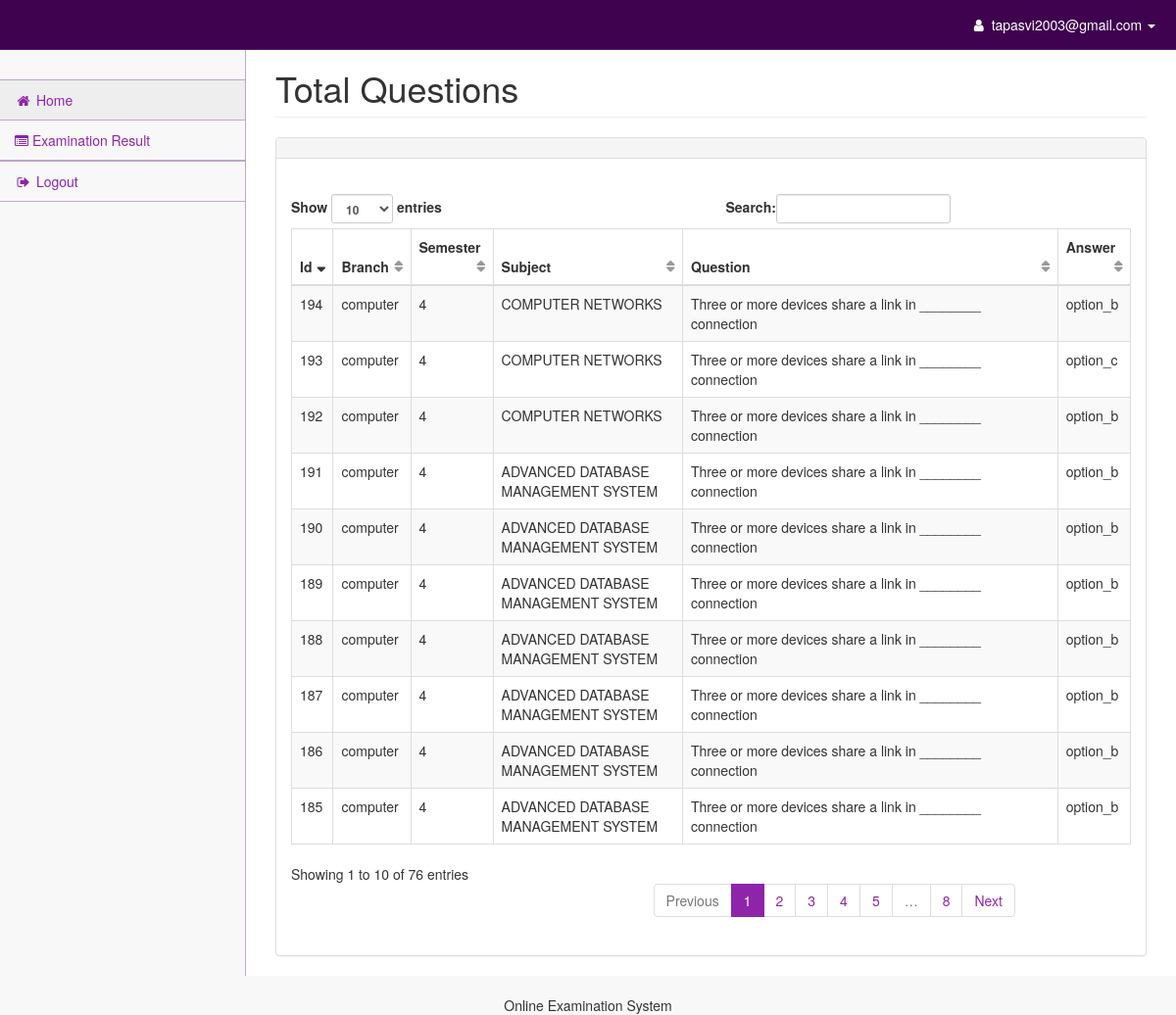
/admin/viewquestion.php (signed in), run on the app's committed database.
### tables this page shows
CREATE TABLE `question` (
  `id` int(11) NOT NULL,
  `branch` text NOT NULL,
  `sem` text NOT NULL,
  `subject` text NOT NULL,
  `question` text NOT NULL,
  `option_a` text NOT NULL,
  `option_b` text NOT NULL,
  `option_c` text NOT NULL,
  `option_d` text NOT NULL,
  `answer` text NOT NULL,
  `delete_status` int(11) NOT NULL
);

### admin/viewquestion.php (the view, shortened to what this page needs)
<?php
include("connect.php");
include("header.php");
$sql= "SELECT * from  question where delete_status='0'";
$result=$conn->query($sql);
?>
<!DOCTYPE html>
<html lang="en">
    <head>
    </head>
<div id="page-wrapper">
                <div class="container-fluid">
                    <div class="row">
                        <div class="col-lg-12">
                            <h1 class="page-header">Total Questions</h1>
                        </div>
                    </div>
                    <div class="row">
                        <div class="col-lg-12">
                            <div class="panel panel-default">
                                <div class="panel-heading">
                                </div>
                                <div class="panel-body">
                                    <br>
                                    <div class="table-responsive">
<table class="table table-striped table-bordered table-hover" id="dataTables-example">
    <div class="col-sm-6">
        <div id="dataTables-example_filter" class="dataTables_filter">
            <thead>
                <tr>
                    <th>Id</th>
                    <th>Branch</th>
                    <th>Semester</th>
                    <th>Subject</th>
                    <th>Question</th>
                    <th>Answer</th>
                </tr>
            </thead>
            <tbody>
<?php
foreach ($result as $row) {
	?>
	<tr>
		<td><?php echo $row['id']; ?></td>
		<td><?php echo $row['branch']; ?></td>
		<td><?php echo $row['sem']; ?></td>
		<td><?php echo $row['subject']; ?></td>
		<td><?php echo $row['question']; ?></td>
		<td><?php echo $row['answer']; ?></td>
        	</tr>
<?php
}
?>
                                        </tbody>
        </div>
    </div>
</table>
                                    </div>
                                </div>
                            </div>
                        </div>
                    </div>
                            </div>
                        </div>
                    </div>
</html>
<?php
include("footer.php");
?>

### css/startmin.css (style rules this page uses)
body { background-color: #f8f8f8; }
#page-wrapper { padding-top: 30px; min-height: 568px; background-color: #fff; }
@media (min-width:768px) { #page-wrapper { position: inherit; margin-left: 250px; padding: 30px 15px 0 15px; border-left: 1px solid #c0a6c7; } }
table.dataTable thead .sorting, table.dataTable thead .sorting_asc, table.dataTable thead .sorting_desc, table.dataTable thead .sorting_asc_disabled, table.dataTable thead .sorting_desc_disabled { background: 0 0; }
table.dataTable thead .sorting_desc:after { content: "\f0dd"; float: right; font-family: fontawesome; }
table.dataTable thead .sorting:after { content: "\f0dc"; float: right; font-family: fontawesome; color: rgba(50,50,50,.5); }

### data on the page
question: id "185", branch "computer", sem "4", subject "ADVANCED DATABASE MANAGEMENT SYSTEM", question "Three or more devices share a link in ________ connection", answer "option_b"
question: id "186", branch "computer", sem "4", subject "ADVANCED DATABASE MANAGEMENT SYSTEM", question "Three or more devices share a link in ________ connection", answer "option_b"
question: id "187", branch "computer", sem "4", subject "ADVANCED DATABASE MANAGEMENT SYSTEM", question "Three or more devices share a link in ________ connection", answer "option_b"
question: id "188", branch "computer", sem "4", subject "ADVANCED DATABASE MANAGEMENT SYSTEM", question "Three or more devices share a link in ________ connection", answer "option_b"
question: id "189", branch "computer", sem "4", subject "ADVANCED DATABASE MANAGEMENT SYSTEM", question "Three or more devices share a link in ________ connection", answer "option_b"
question: id "190", branch "computer", sem "4", subject "ADVANCED DATABASE MANAGEMENT SYSTEM", question "Three or more devices share a link in ________ connection", answer "option_b"
question: id "191", branch "computer", sem "4", subject "ADVANCED DATABASE MANAGEMENT SYSTEM", question "Three or more devices share a link in ________ connection", answer "option_b"
question: id "192", branch "computer", sem "4", subject "COMPUTER NETWORKS", question "Three or more devices share a link in ________ connection", answer "option_b"
question: id "193", branch "computer", sem "4", subject "COMPUTER NETWORKS", question "Three or more devices share a link in ________ connection", answer "option_c"
question: id "194", branch "computer", sem "4", subject "COMPUTER NETWORKS", question "Three or more devices share a link in ________ connection", answer "option_b"

### other printed values
$_SESSION['email'] "tapasvi2003@gmail.com"
